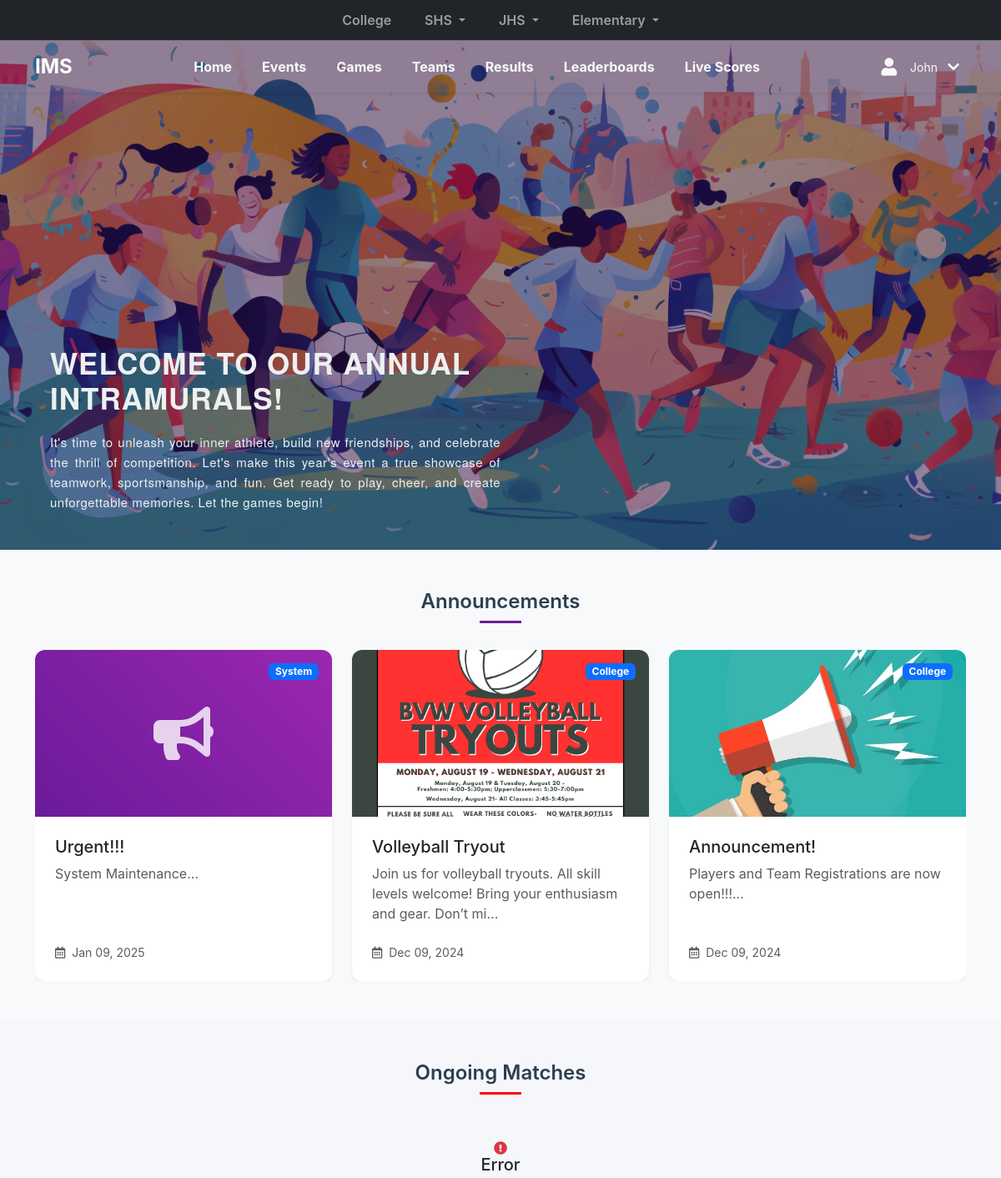
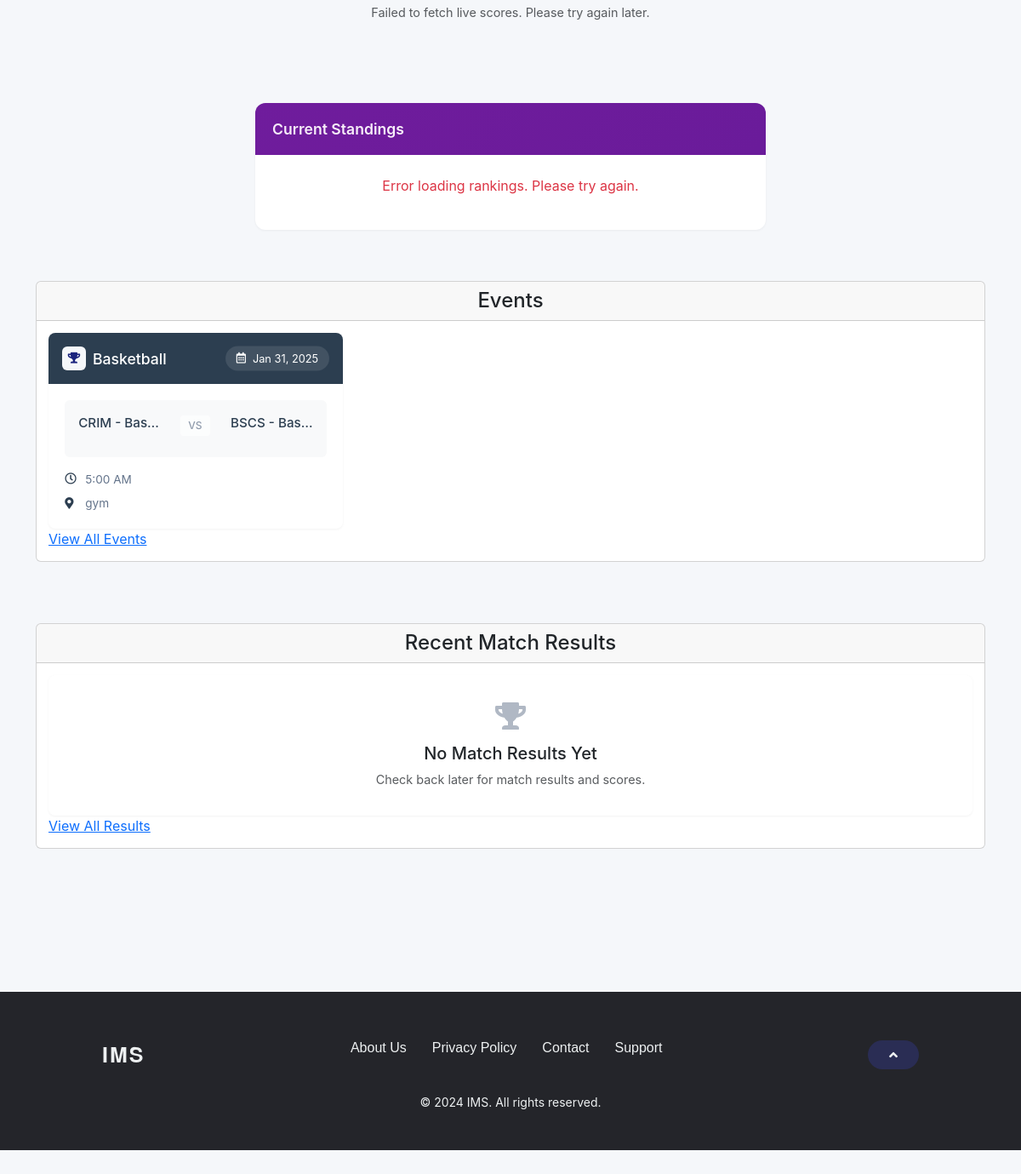
Screenshot of /home.php?school_id=8&department_id=1 (signed in) with the database file from the repository (2 pictures, top to bottom).
### tables this page shows
CREATE TABLE `departments` (
  `id` int(11) NOT NULL,
  `department_name` enum('Elementary','JHS','SHS','College','System') NOT NULL,
  `school_id` int(11) DEFAULT NULL
);

CREATE TABLE `announcement` (
  `id` int(11) NOT NULL,
  `title` varchar(255) NOT NULL,
  `message` text NOT NULL,
  `image` varchar(255) DEFAULT NULL,
  `school_id` int(11) DEFAULT NULL,
  `department_id` int(11) NOT NULL,
  `created_at` datetime DEFAULT current_timestamp()
);

### home.php (the view, shortened to what the rows shown need)
<?php
include 'navbarhome.php';
?>
<!DOCTYPE html>
<head>
    <link href="https://cdn.jsdelivr.net/npm/bootstrap@5.3.3/dist/css/bootstrap.min.css" rel="stylesheet">
    <link href="home.css" rel="stylesheet">
    <link rel="stylesheet" href="https://cdnjs.cloudflare.com/ajax/libs/font-awesome/5.15.4/css/all.min.css">
</head>
<body>
    <section class="welcome-hero">
        <div class="hero-overlay">
            <div class="hero-content">
                <h1>Welcome to our Annual Intramurals!</h1>
            </div>
        </div>
    </section>
    <div class="announcement-section py-5 bg-light">
        <div class="container">
            <div id="announcementCarousel" class="carousel slide" data-bs-ride="carousel">
                <div class="carousel-inner">
                    <?php
                    $department_id = isset($_GET['department_id']) ? intval($_GET['department_id']) : 0;
                    $school_id = isset($_GET['school_id']) ? intval($_GET['school_id']) : 0;
                    $query_special = "SELECT a.id, a.title, a.message, a.image, a.created_at, d.department_name
                                  FROM announcement a
                                  LEFT JOIN departments d ON a.department_id = d.id
                                  WHERE a.department_id = 0 AND a.school_id = 0
                                  ORDER BY a.created_at DESC";
                    $query_filtered = "SELECT a.id, a.title, a.message, a.image, a.created_at, d.department_name
                                   FROM announcement a
                                   LEFT JOIN departments d ON a.department_id = d.id
                                   WHERE 1=1";
                    if ($department_id > 0) {
                        $query_filtered .= " AND a.department_id = ?";
                    }
                    if ($school_id > 0) {
                        $query_filtered .= " AND a.school_id = ?";
                    }
                    $query_filtered .= " ORDER BY a.created_at DESC";
                    $stmt_special = $conn->prepare($query_special);
                    if ($stmt_special->execute()) {
                        $special_results = $stmt_special->get_result();
                        $special_cards = [];
                        while ($row = $special_results->fetch_assoc()) {
                            $special_cards[] = $row;
                        }
                    } else {
                        echo '<div class="alert alert-danger">Error loading priority announcements</div>';
                    }
                    $stmt_filtered = $conn->prepare($query_filtered);
                    if ($department_id > 0 || $school_id > 0) {
                        $params = [];
                        $types = '';
                        if ($department_id > 0) {
                            $params[] = $department_id;
                            $types .= "i";
                        }
                        if ($school_id > 0) {
                            $params[] = $school_id;
                            $types .= "i";
                        }
                        $stmt_filtered->bind_param($types, ...$params);
                    }
                    if ($stmt_filtered->execute()) {
                        $filtered_results = $stmt_filtered->get_result();
                        $filtered_cards = [];
                        while ($row = $filtered_results->fetch_assoc()) {
                            $filtered_cards[] = $row;
                        }
                    } else {
                        echo '<div class="alert alert-danger">Error loading filtered announcements</div>';
                    }
                    $cards = array_merge($special_cards, $filtered_cards);
                    if (count($cards) > 0) {
                        $card_groups = array_chunk($cards, 3);
                        foreach ($card_groups as $index => $group) {
                            echo '<div class="carousel-item ' . ($index === 0 ? 'active' : '') . '">
                                <div class="row g-4">';
                            foreach ($group as $row) {
                                $date = new DateTime($row['created_at']);
                                $formatted_date = $date->format('M d, Y');
                                $has_image = !empty($row['image']) && file_exists('uploads/' . $row['image']);
                                echo '<div class="col-md-4">
                                    <a href="announcement_details.php?id=' . $row['id'] . '&school_id=' . $_GET['school_id'] . '&department_id=' . $_GET['department_id'] . '" class="text-decoration-none">
                                    <div class="announcement-card card h-100 shadow-sm hover-lift">
                                        <div class="position-relative">';
                                if ($has_image) {
                                    echo '<img src="uploads/' . htmlspecialchars($row['image']) . '"
                                           class="card-img-top"
                                           style="height: 200px; object-fit: cover;"
                                           alt="' . htmlspecialchars($row['title']) . '">';
                                } else {
                                    echo '<div class="default-announcement-image">
                                        <i class="fas fa-bullhorn"></i>
                                      </div>';
                                }
                                echo ($row['department_name'] ? '<span class="badge bg-primary position-absolute top-0 end-0 m-3">' . htmlspecialchars($row['department_name']) . '</span>' : '') . '
                                        </div>
                                        <div class="card-body p-4">
                                            <h5 class="card-title mb-2 text-truncate">' . htmlspecialchars($row['title']) . '</h5>
                                            <p class="card-text text-muted">' . htmlspecialchars(substr($row['message'], 0, 100)) . '...</p>
                                        </div>
                                        <div class="card-footer bg-transparent border-top-0 p-4 pt-0">
                                            <small class="text-muted">
                                                <i class="far fa-calendar-alt me-2"></i>' . $formatted_date . '
                                            </small>
                                        </div>
                                    </div>
                                    </a>
                                </div>';
                            }
                            echo '</div></div>';
                        }
                    }
                    ?>
                </div>
            </div>
        </div>
    </div>
</body>
</html>

### navbarhome.php (shortened to what the rows shown need)
<?php
$conn = con();
$school_id = isset($_GET['school_id']) ? (int)$_GET['school_id'] : 0;
$departments = [];
if ($school_id > 0) {
    $query = $conn->prepare("SELECT id, department_name FROM departments WHERE school_id = ?");
    $query->bind_param("i", $school_id);
    $query->execute();
    $result = $query->get_result();
    while ($row = $result->fetch_assoc()) {
        $departments[] = $row;
    }
}
?>
<nav class="navbar navbar-dark bg-dark py-1 fixed-top border-bottom border-secondary">
    <div class="container">
        <div class="w-100 justify-content-center" id="topNav">
            <ul class="navbar-nav d-flex flex-row flex-wrap gap-2 justify-content-center">
                <?php foreach ($departments as $department): ?>
                    <?php if ($department['department_name'] === 'College'): ?>
                        <li class="nav-item">
                            <a class="nav-link fw-semibold px-3 rounded-pill small <?php echo isset($active_department) && $active_department == $department['id'] ? 'active bg-primary' : ''; ?>"
                                href="#"
                                onclick="handleDepartmentClick(<?php echo $department['id']; ?>, '<?php echo $department['department_name']; ?>'); return false;">
                                <?php echo htmlspecialchars($department['department_name']); ?>
                            </a>
                        </li>
                    <?php else: ?>
                        <li class="nav-item dropdown">
                            <a class="nav-link dropdown-toggle fw-semibold px-3 rounded-pill small <?php echo isset($active_department) && $active_department == $department['id'] ? 'active bg-primary' : ''; ?>"
                                href="#"
                                id="navbarDropdown<?php echo $department['id']; ?>"
                                role="button"
                                data-bs-toggle="dropdown"
                                aria-expanded="false">
                                <?php echo htmlspecialchars($department['department_name']); ?>
                            </a>
                        </li>
                    <?php endif; ?>
                <?php endforeach; ?>
            </ul>
        </div>
    </div>
</nav>

### rows the page displays
departments: department_name "College"
departments: department_name "SHS"
departments: department_name "JHS"
departments: department_name "Elementary"
announcement: department.department_name "System", title "Urgent!!!", message "System Maintenance", created_at "Jan 09, 2025"
announcement: image (picture), department.department_name "College", title "Volleyball Tryout", message "Join us for volleyball tryouts. All skill levels welcome! Bring your enthusiasm and gear. Don’t mi", created_at "Dec 09, 2024"
announcement: image (picture), department.department_name "College", title "Announcement!", message "Players and Team Registrations are now open!!!", created_at "Dec 09, 2024"

### other values shown
$_SESSION['firstname'] "John"
$row['game_name'] "Basketball"
date('M d, Y', strtotime($row['schedule_date'])) "Jan 31, 2025"
$row['teamA_name'] "CRIM - Bas…"
$row['teamB_name'] "BSCS - Bas…"
date('g:i A', strtotime($row['schedule_time'])) "5:00 AM"
$row['venue'] "gym"
